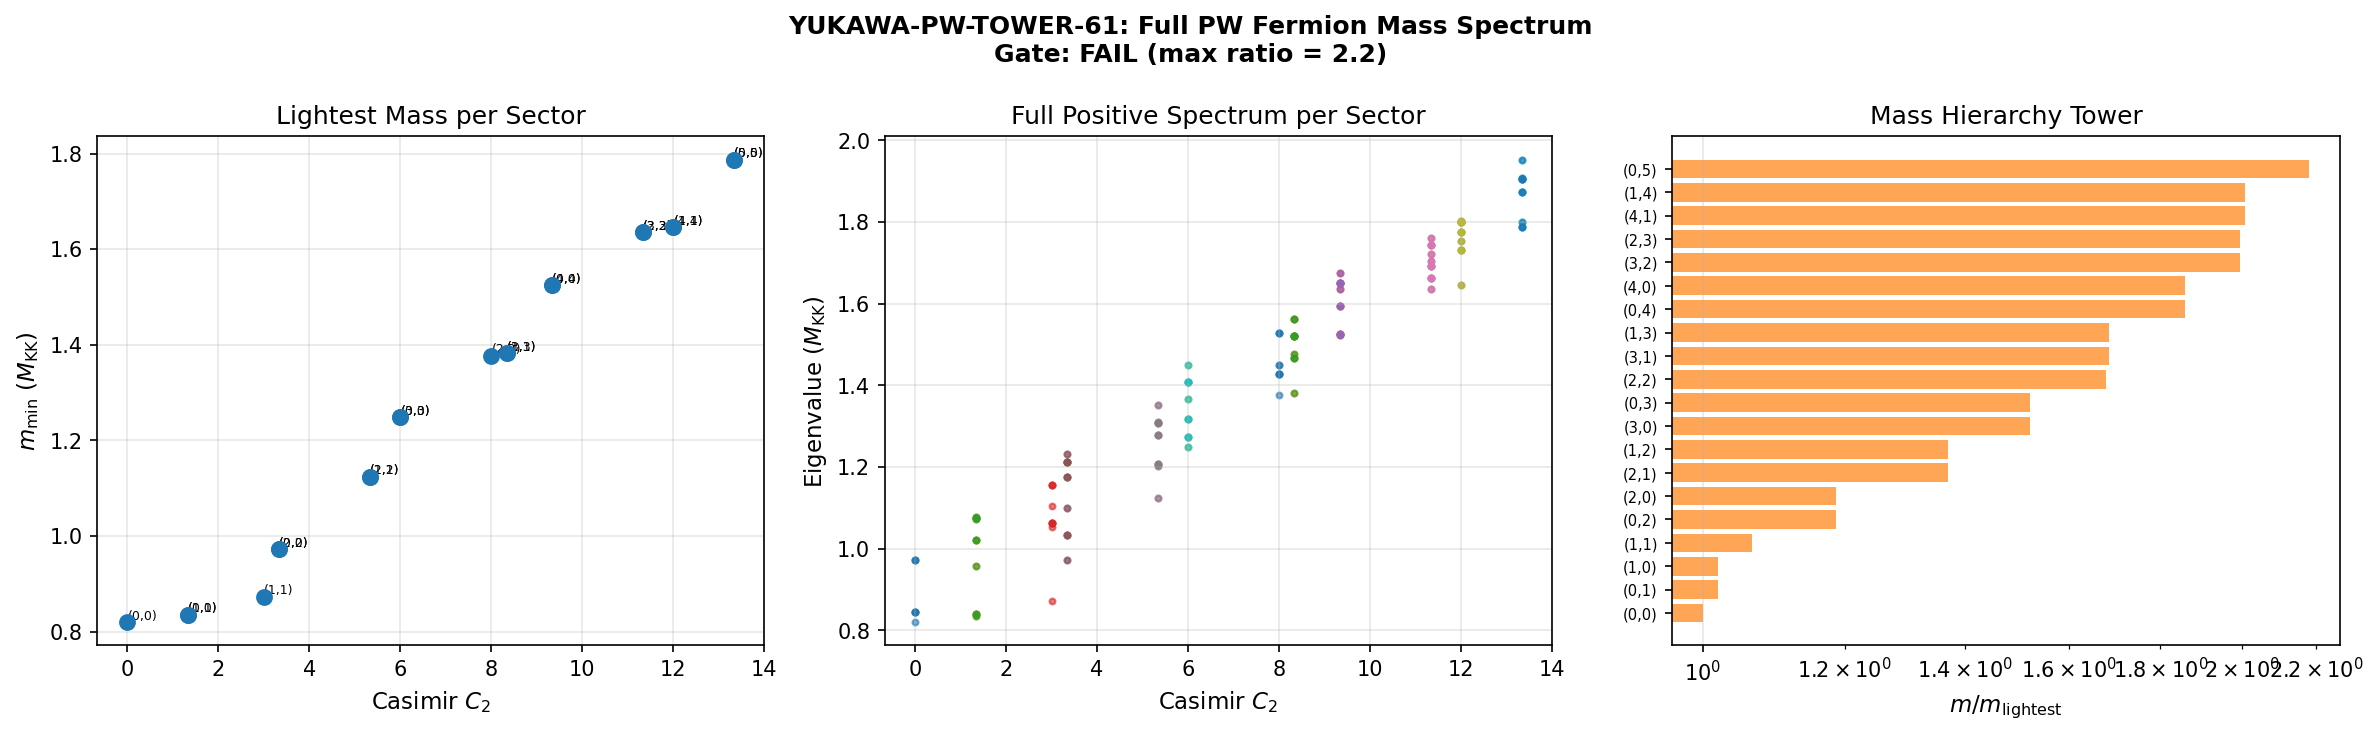

Here is the Python script that generated this plot:
#!/usr/bin/env python3
"""
s61_yukawa_pw_tower.py — Full Peter-Weyl Fermion Mass Tower
============================================================

Baptista Paper 14: "the full calculation of the fermionic mass terms
produced by the model is longer and is not carried out here."

THIS IS THAT CALCULATION.

Each SU(3) irrep (p,q) gives a different effective mass for the KK
fermion. If the SM's three generations correspond to three different
irrep sectors, the mass hierarchy comes from the Casimir differences.

Method:
  1. Build D_K on Jensen-deformed SU(3) at tau_fold = 0.19
  2. For each irrep (p,q) up to max_pq_sum = 5:
     - Construct D_K on that sector via dirac_spectrum
     - Diagonalize, get all eigenvalues
     - Extract the LOWEST positive eigenvalue = lightest fermion mass in that sector
  3. Sort sectors by lightest mass
  4. Compute mass RATIOS between sectors
  5. Compare to PDG mass ratios: m_t/m_u ~ 7.5e4, m_b/m_d ~ 900, m_tau/m_e ~ 3477

Gate: YUKAWA-PW-TOWER-61
  PASS if any inter-sector mass ratio > 100
  FAIL if all ratios < 10
  INFO if 10-100

Session 61
"""

import numpy as np
from numpy.linalg import eigh, norm
import sys, os, time

sys.path.insert(0, os.path.dirname(os.path.abspath(__file__)))
from canonical_constants import tau_fold, M_KK, PI

from dirac_spectrum import (
    su3_generators, compute_structure_constants, compute_killing_form,
    jensen_metric, orthonormal_frame, frame_structure_constants,
    connection_coefficients, spinor_connection_offset, build_cliff8,
    validate_clifford, build_chirality,
    get_irrep, dirac_operator_on_irrep, _irrep_cache,
)

print("=" * 72)
print("S61 YUKAWA-PW-TOWER: Full Peter-Weyl Fermion Mass Spectrum")
print("=" * 72)
print(f"  tau_fold = {tau_fold}")
print(f"  M_KK = {M_KK:.4e} GeV")

# =====================================================================
# SECTION 1: Build infrastructure at tau_fold
# =====================================================================
print("\nSECTION 1: Lie algebra + Clifford + Connection at fold")
sys.stdout.flush()

gens = su3_generators()
f_abc = compute_structure_constants(gens)
B_ab = compute_killing_form(f_abc)
g_fold = jensen_metric(B_ab, tau_fold)
E_fold = orthonormal_frame(g_fold)
ft_fold = frame_structure_constants(f_abc, E_fold)
Gamma_fold = connection_coefficients(ft_fold)
gammas = build_cliff8()
gamma9 = build_chirality(gammas)
Omega_fold = spinor_connection_offset(Gamma_fold, gammas)

cliff_err = validate_clifford(gammas)
print(f"  Clifford error: {cliff_err:.2e}")
assert cliff_err < 1e-14

# =====================================================================
# SECTION 2: Compute D_K eigenvalues for all irreps up to max_pq_sum
# =====================================================================
MAX_PQ_SUM = 5  # (local)
print(f"\nSECTION 2: D_K eigenvalues for all irreps, max_pq_sum = {MAX_PQ_SUM}")
sys.stdout.flush()

results = []
t0 = time.time()

for p in range(MAX_PQ_SUM + 1):
    for q in range(MAX_PQ_SUM + 1 - p):
        if p == 0 and q == 0:
            # Singlet: D_K = Omega (spinor connection only)
            D_pi = Omega_fold.copy()
            dim_pq = 1
        else:
            try:
                rho, dim_check = get_irrep(p, q, gens, f_abc)
                D_pi = dirac_operator_on_irrep(rho, E_fold, gammas, Omega_fold)
                dim_pq = dim_check
            except Exception as e:
                print(f"  ({p},{q}): SKIP — {e}")
                continue

        # Diagonalize
        H = 1j * D_pi  # Hermitian
        h_err = np.max(np.abs(H - H.conj().T))
        if h_err > 1e-10:
            H = 0.5 * (H + H.conj().T)

        evals = np.sort(np.linalg.eigvalsh(H))

        # Casimir
        C2 = (p**2 + q**2 + p*q + 3*p + 3*q) / 3.0
        dim_irrep = (p + 1) * (q + 1) * (p + q + 2) // 2

        # Extract positive eigenvalues (J-symmetry pairs +/- )
        pos_evals = evals[evals > 1e-12]
        if len(pos_evals) == 0:
            min_pos = 0.0
        else:
            min_pos = np.min(pos_evals)

        # All positive eigenvalues for the sector
        all_pos = np.sort(pos_evals)

        results.append({
            'p': p, 'q': q,
            'dim_irrep': dim_irrep,
            'dim_matrix': len(evals),
            'C2': C2,
            'min_pos_eval': min_pos,
            'max_eval': np.max(np.abs(evals)),
            'n_pos': len(pos_evals),
            'all_pos': all_pos[:10] if len(all_pos) > 10 else all_pos,  # first 10
            'bandwidth': np.max(np.abs(evals)) - np.min(np.abs(evals[np.abs(evals) > 1e-12])) if np.any(np.abs(evals) > 1e-12) else 0,
        })

        elapsed = time.time() - t0
        print(f"  ({p},{q}): dim_irrep={dim_irrep}, dim_H={len(evals)}, "
              f"C2={C2:.2f}, min_pos={min_pos:.6f}, max={np.max(np.abs(evals)):.4f}, "
              f"n_pos={len(pos_evals)} [{elapsed:.1f}s]")
        sys.stdout.flush()

print(f"\n  Total sectors: {len(results)}, time: {time.time()-t0:.1f}s")

# =====================================================================
# SECTION 3: Mass hierarchy analysis
# =====================================================================
print("\n" + "=" * 72)
print("SECTION 3: MASS HIERARCHY FROM PW TOWER")
print("=" * 72)

# Sort by lightest mass (min positive eigenvalue)
sorted_results = sorted(results, key=lambda r: r['min_pos_eval'] if r['min_pos_eval'] > 0 else 1e10)

print("\n  Sectors sorted by lightest fermion mass:")
print(f"  {'(p,q)':>8s} {'dim':>5s} {'C2':>8s} {'m_min (M_KK)':>14s} {'m_max':>10s} {'m_min/m_min[0]':>16s}")
print("  " + "-" * 65)

m_lightest = sorted_results[0]['min_pos_eval'] if sorted_results[0]['min_pos_eval'] > 0 else 1e-10

for r in sorted_results:
    if r['min_pos_eval'] > 0:
        ratio = r['min_pos_eval'] / m_lightest
        pq_label = f"({r['p']},{r['q']})"
        print(f"  {pq_label:<8s} {r['dim_irrep']:5d} {r['C2']:8.2f} "
              f"{r['min_pos_eval']:14.6f} {r['max_eval']:10.4f} {ratio:16.2f}")

# Mass ratios between adjacent sectors
print("\n  Inter-sector mass ratios (consecutive lightest masses):")
masses = [r['min_pos_eval'] for r in sorted_results if r['min_pos_eval'] > 0]
labels = [f"({r['p']},{r['q']})" for r in sorted_results if r['min_pos_eval'] > 0]

for i in range(1, min(len(masses), 15)):
    ratio = masses[i] / masses[0]
    print(f"    {labels[i]:>8s} / {labels[0]:>8s} = {ratio:.4f}")

# Maximum mass ratio across all sectors
max_ratio = masses[-1] / masses[0] if len(masses) > 1 else 1.0
print(f"\n  Maximum mass ratio (heaviest/lightest): {max_ratio:.2f}")
print(f"  Lightest: {labels[0]} at {masses[0]:.6f} M_KK")
print(f"  Heaviest: {labels[-1]} at {masses[-1]:.6f} M_KK")

# PDG comparison
print("\n  PDG mass ratios for comparison:")
print(f"    m_t/m_u     = {172500/2.16:.0f}")
print(f"    m_b/m_d     = {4180/4.67:.0f}")
print(f"    m_tau/m_e   = {1776.86/0.511:.0f}")
print(f"    m_mu/m_e    = {105.66/0.511:.0f}")
print(f"    m_c/m_u     = {1270/2.16:.0f}")
print(f"    m_s/m_d     = {93.4/4.67:.0f}")

# Check: does the Casimir C2 correlate with mass?
print("\n  Casimir vs mass correlation:")
c2_vals = [r['C2'] for r in sorted_results if r['min_pos_eval'] > 0]
m_vals = [r['min_pos_eval'] for r in sorted_results if r['min_pos_eval'] > 0]
if len(c2_vals) > 2:
    corr = np.corrcoef(c2_vals, m_vals)[0, 1]
    print(f"    Pearson r(C2, m_min) = {corr:.4f}")

    # Fit: m = a * sqrt(C2) + b (Parthasarathy-type)
    from numpy.polynomial import polynomial as P
    sqrt_c2 = np.sqrt(c2_vals)
    coeffs = np.polyfit(sqrt_c2, m_vals, 1)
    print(f"    Linear fit: m_min = {coeffs[0]:.4f} * sqrt(C2) + {coeffs[1]:.4f}")
    residuals = np.array(m_vals) - np.polyval(coeffs, sqrt_c2)
    print(f"    Fit residual RMS: {np.sqrt(np.mean(residuals**2)):.6f}")

# =====================================================================
# SECTION 4: GATE VERDICT
# =====================================================================
print("\n" + "=" * 72)
print("SECTION 4: GATE VERDICT")
print("=" * 72)

if max_ratio > 100:
    verdict = "PASS"
    detail = f"Inter-sector mass ratio {max_ratio:.1f} > 100. PW tower generates hierarchy."
elif max_ratio > 10:
    verdict = "INFO"
    detail = f"Inter-sector mass ratio {max_ratio:.1f} in [10, 100]. Moderate hierarchy."
else:
    verdict = "FAIL"
    detail = f"Inter-sector mass ratio {max_ratio:.1f} < 10. Insufficient hierarchy."

print(f"  max inter-sector mass ratio: {max_ratio:.2f}")
print(f"  GATE YUKAWA-PW-TOWER-61: {verdict}")
print(f"  {detail}")

# =====================================================================
# SECTION 5: SAVE
# =====================================================================
print("\n" + "=" * 72)
print("SECTION 5: SAVE")
print("=" * 72)

save_path = os.path.join(os.path.dirname(os.path.abspath(__file__)),
                          's61_yukawa_pw_tower.npz')

save_dict = {
    'gate_name': np.array(['YUKAWA-PW-TOWER-61']),
    'gate_verdict': np.array([verdict]),
    'gate_detail': np.array([detail]),
    'tau_fold': tau_fold,
    'MAX_PQ_SUM': MAX_PQ_SUM,
    'n_sectors': len(results),
    'max_mass_ratio': max_ratio,
}

for i, r in enumerate(sorted_results):
    save_dict[f'sector_{i}_pq'] = np.array([r['p'], r['q']])
    save_dict[f'sector_{i}_C2'] = r['C2']
    save_dict[f'sector_{i}_dim'] = r['dim_irrep']
    save_dict[f'sector_{i}_min_mass'] = r['min_pos_eval']
    save_dict[f'sector_{i}_max_mass'] = r['max_eval']

np.savez(save_path, **save_dict)
print(f"  Saved: {save_path}")

# =====================================================================
# SECTION 6: PLOT
# =====================================================================
import matplotlib
matplotlib.use('Agg')
import matplotlib.pyplot as plt

fig, axes = plt.subplots(1, 3, figsize=(16, 5))
fig.suptitle(f'YUKAWA-PW-TOWER-61: Full PW Fermion Mass Spectrum\n'
             f'Gate: {verdict} (max ratio = {max_ratio:.1f})', fontsize=12, fontweight='bold')

# Panel 1: Mass vs Casimir
ax = axes[0]
c2_plot = [r['C2'] for r in results if r['min_pos_eval'] > 0]
m_plot = [r['min_pos_eval'] for r in results if r['min_pos_eval'] > 0]
labels_plot = [f"({r['p']},{r['q']})" for r in results if r['min_pos_eval'] > 0]
ax.scatter(c2_plot, m_plot, c='tab:blue', s=50, zorder=5)
for i, lbl in enumerate(labels_plot):
    ax.annotate(lbl, (c2_plot[i], m_plot[i]), fontsize=6, ha='left', va='bottom')
ax.set_xlabel('Casimir $C_2$', fontsize=11)
ax.set_ylabel('$m_{\\min}$ ($M_{\\mathrm{KK}}$)', fontsize=11)
ax.set_title('Lightest Mass per Sector')
ax.grid(True, alpha=0.3)

# Panel 2: Mass spectrum (all positive eigenvalues stacked)
ax = axes[1]
for r in sorted(results, key=lambda x: x['C2']):
    if r['min_pos_eval'] > 0:
        y = r['all_pos']
        x = np.full_like(y, r['C2'])
        ax.scatter(x, y, s=8, alpha=0.6)
ax.set_xlabel('Casimir $C_2$', fontsize=11)
ax.set_ylabel('Eigenvalue ($M_{\\mathrm{KK}}$)', fontsize=11)
ax.set_title('Full Positive Spectrum per Sector')
ax.grid(True, alpha=0.3)

# Panel 3: Mass ratio tower
ax = axes[2]
ratios = [m / masses[0] for m in masses[:20]]
sector_labels = labels[:20]
y_pos = range(len(ratios))
ax.barh(y_pos, ratios, color='tab:orange', alpha=0.7)
ax.set_yticks(y_pos)
ax.set_yticklabels(sector_labels, fontsize=7)
ax.set_xlabel('$m / m_{\\mathrm{lightest}}$', fontsize=11)
ax.set_title('Mass Hierarchy Tower')
ax.set_xscale('log')
ax.grid(True, alpha=0.3, axis='x')

plt.tight_layout()
plot_path = os.path.join(os.path.dirname(os.path.abspath(__file__)),
                          's61_yukawa_pw_tower.png')
plt.savefig(plot_path, dpi=150, bbox_inches='tight')
print(f"  Saved: {plot_path}")

print("\n" + "=" * 72)
print("COMPLETE")
print("=" * 72)
